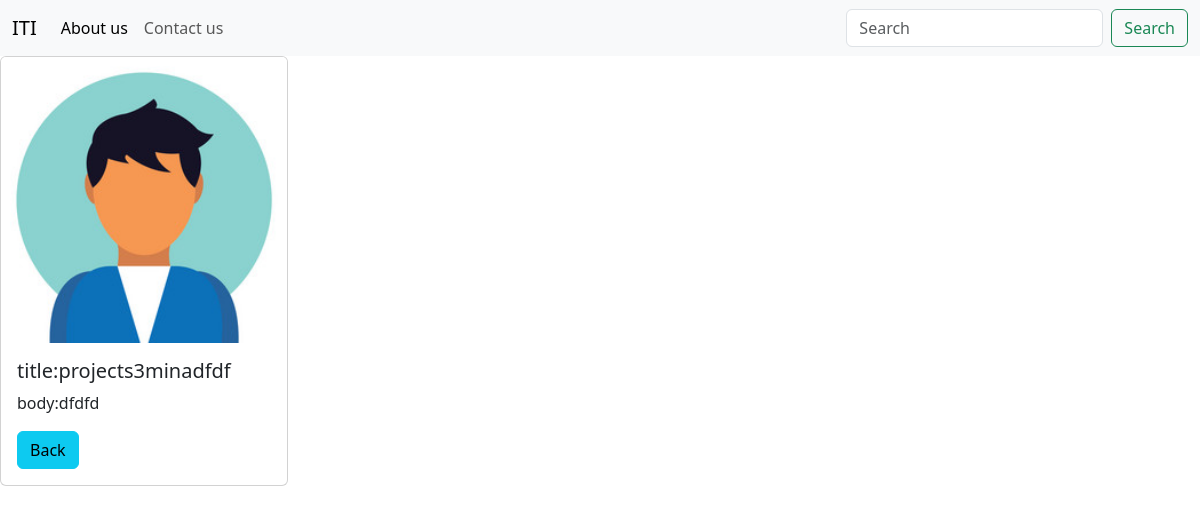
Screenshot of /post/2 with the database file from the repository.
### app.py (models this page shows, shortened)
class Post(db.Model):
    __tablename__="info"
    id = db.Column(db.Integer, primary_key=True)
    title = db.Column(db.String)
    body = db.Column(db.String)
    image = db.Column(db.String)
    created_at = db.Column(db.DateTime, default=datetime.utcnow)
    updated_at = db.Column(db.DateTime, default=datetime.utcnow, onupdate=datetime.utcnow)
    @classmethod
    def selected_post(cls,id):
        return cls.query.get_or_404(id)

### app.py (the view)
@app.route('/post/<int:id>', endpoint="view")
def view(id):
    post=Post.selected_post(id)
    return render_template('view.html',post=post)

### templates/view.html
{% extends 'layouts/base.html' %}
{%block contant%}
<div class="card" style="width: 18rem;">
    <img src="{{url_for('static',filename='/iti/images/'+post.image)}}" class="card-img-top" alt="...">
    <div class="card-body">
      <h5 class="card-title">title:{{post.title}}</h5>
      <p class="card-text">body:{{post.body}}</p>
      <a href="{{url_for('post')}}" class="btn btn-info">Back</a>
    </div>
  </div>
  {%endblock%}

### rows the page displays
Post: image (placeholder picture), title "projects3minadfdf", body "dfdfd"
